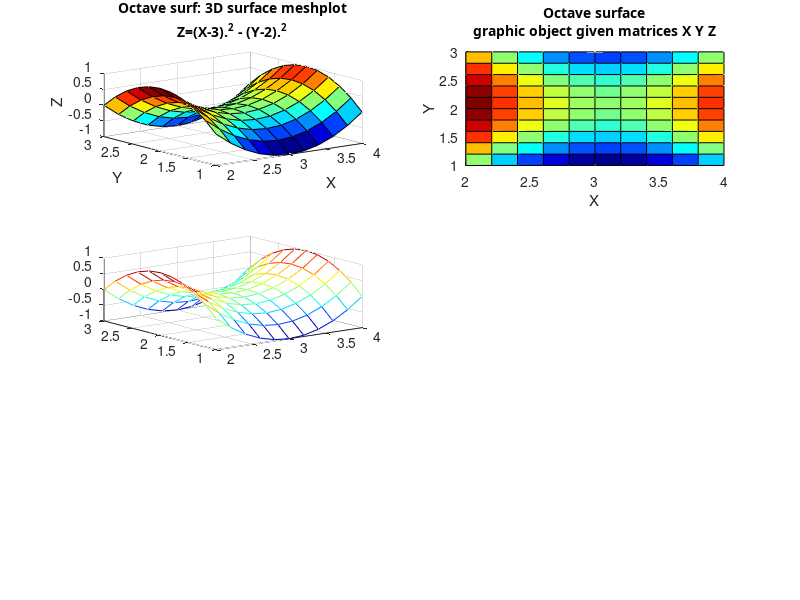

This chart was generated by the following MATLAB code: (Note: this script raises an error after producing the figure.)
# Script for plotting six subplots of surfaces
figure
x = 2:0.2:4; % Define the x- and y- coordinates
y = 1:0.2:3; % of the grid lines
[X,Y] = meshgrid(x, y); %Make the grid
Z=(X-3).^2 - (Y-2).^2;
subplot(3,2,1)
surf(X,Y,Z)
    grid on
    title({'Octave surf: 3D surface meshplot' ; 'Z=(X-3).^2 - (Y-2).^2'},
      'FontSize', 10, 'Color', 'black', 'FontWeight', 'bold', 'FontName', 'Monaco')
    CMAP = colormap (jet)
    xlabel('X')
    ylabel('Y')
    zlabel('Z')
subplot(3,2,2)
    surface(X,Y,Z)
    grid on
    title({'Octave surface' ; 'graphic object given matrices X Y Z'},
          'FontSize', 10, 'Color', 'black', 'FontWeight', 'bold', 'FontName', 'Monaco')
    xlabel('X')
    ylabel('Y')
    zlabel('Z')
subplot(3,2,3)
    mesh(X,Y,Z)
    grid on
    shading(interp)
    title({'Octave mesh' ; 'wireframe meshgrid plotted using rectangles'},
          'FontSize', 10, 'Color', 'black', 'FontWeight', 'bold', 'FontName', 'Monaco')
    xlabel('X')
    ylabel('Y')
    zlabel('Z')
subplot(3,2,4)
    contour(X,Y,Z)
    grid on
    title({'Octave contour' ; 'level curve lines of the matrix Z'},
          'FontSize', 10, 'Color', 'black', 'FontWeight', 'bold', 'FontName', 'Monaco')
    xlabel('X')
    ylabel('Y')
    zlabel('Z')
subplot(3,2,5)
    meshz(X,Y,Z)
    grid on
    title({'Octave meshz: wireframe 3Dmesh' ; 'plotted using rectangles'},
          'FontSize', 10, 'Color', 'black', 'FontWeight', 'bold', 'FontName', 'Monaco')
    xlabel('X')
    ylabel('Y')
    zlabel('Z')
subplot(3,2,6)
    waterfall(X,Y,Z)
    grid on
    title({'Octave waterfall' ; 'waterfall plot'},
          'FontSize', 10, 'Color', 'black', 'FontWeight', 'bold', 'FontName', 'Monaco')
    xlabel('X')
    ylabel('Y')
    zlabel('Z')
print('plot_6subplots.jpg','-djpg','-r300')
